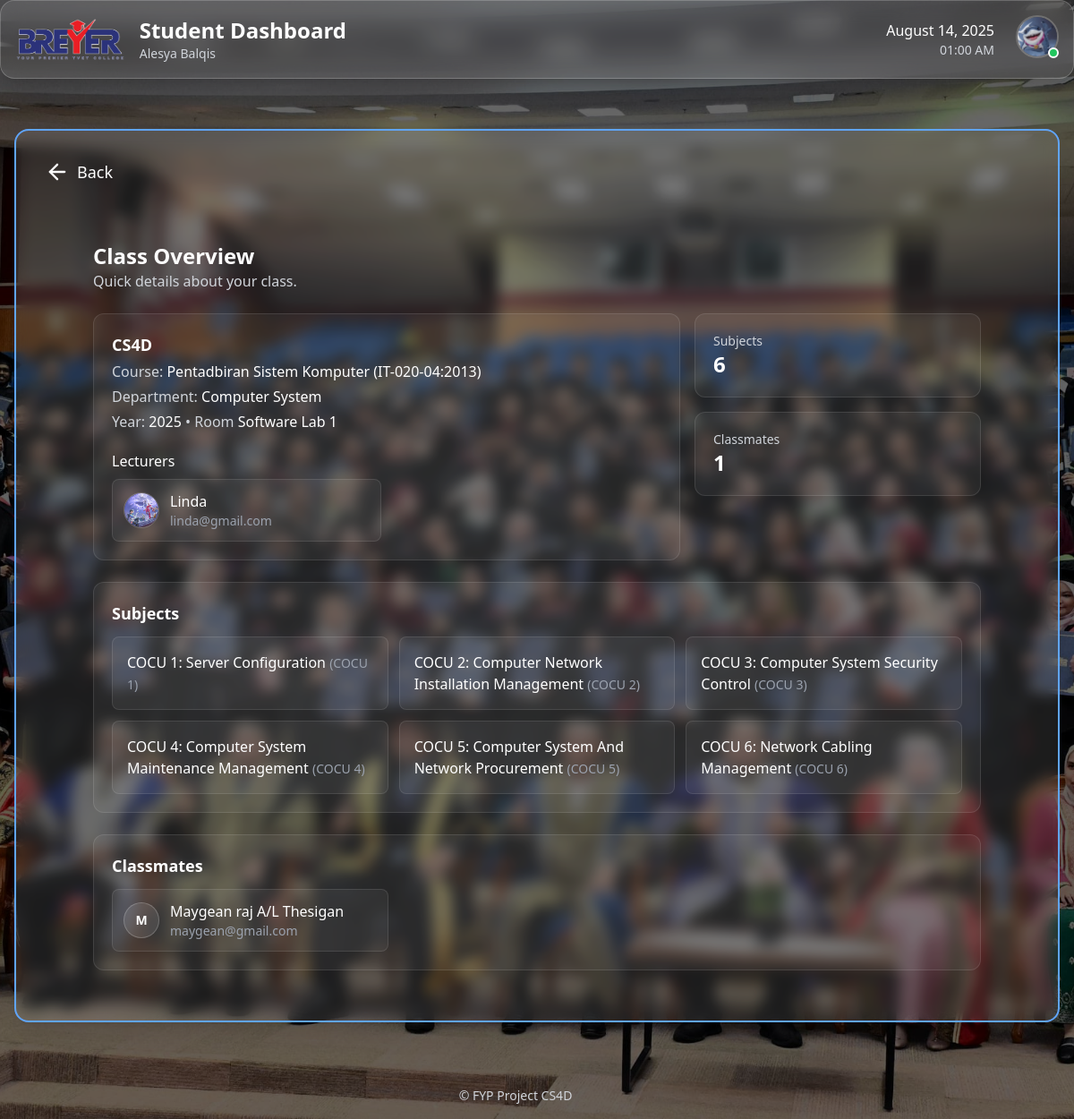
/student/class-overview/ (signed in), run on the app's committed database.
### accounts/models.py (models this page shows, shortened)
class CustomUser(AbstractBaseUser, PermissionsMixin):
    class Role(models.TextChoices):
        STUDENT = 'STUDENT', 'Student'
        LECTURER = 'LECTURER', 'Lecturer'
        ADMIN = 'ADMIN', 'Admin'
    email = models.EmailField(unique=True)
    identity_card_number = models.CharField(
        max_length=20, unique=True, verbose_name="IC/Identity Card No."
    )
    full_name = models.CharField(
        max_length=255, verbose_name="Full Name (as per IC)"
    )
    short_name = models.CharField(
        max_length=64, verbose_name="Short Name", blank=True,
        help_text="E.g. 'Ali', for display in tables/lists"
    )
    role = models.CharField(max_length=20, choices=Role.choices, default=Role.STUDENT)
    phone_number = models.CharField(max_length=20, blank=True, null=True)
    address = models.TextField(blank=True, null=True)
    department = models.ForeignKey(
        Department,
        null=True,
        blank=True,
        on_delete=models.SET_NULL,
        related_name='users'
    )
    profile_picture = models.ImageField(upload_to='profile_pics/', blank=True, null=True)
    is_staff = models.BooleanField(default=False)
    is_active = models.BooleanField(default=True)
    date_joined = models.DateTimeField(default=timezone.now, blank=True, null=True)
    USERNAME_FIELD = 'email'
    REQUIRED_FIELDS = ['identity_card_number', 'full_name', 'short_name']
    objects = CustomUserManager()
    def get_full_name(self):
        return self.full_name

### core/models.py (models this page shows, shortened)
class ClassGroup(models.Model):
    name = models.CharField(max_length=32)
    department = models.ForeignKey(Department, on_delete=models.CASCADE, related_name='classgroups')
    course = models.ForeignKey(Course, on_delete=models.CASCADE, related_name='classgroups')
    year = models.PositiveIntegerField(default=timezone.now().year)
    classroom = models.CharField(max_length=64, blank=True, null=True)
    lecturers = models.ManyToManyField('Lecturer', related_name='classgroups', blank=True)

class Course(models.Model):
    name = models.CharField(max_length=255)
    code = models.CharField(max_length=50, unique=True)
    department = models.ForeignKey(Department, on_delete=models.CASCADE, related_name='courses')
    description = models.TextField(blank=True)

class Department(models.Model):
    name = models.CharField(max_length=100, unique=True)

class Lecturer(models.Model):
    user = models.OneToOneField(settings.AUTH_USER_MODEL, on_delete=models.CASCADE)
    profile_picture = models.ImageField(upload_to='profile_pics/', blank=True, null=True)
    department = models.ForeignKey(Department, on_delete=models.SET_NULL, null=True, related_name='lecturers')
    subjects = models.ManyToManyField(Subject, related_name='lecturers', blank=True)
    phone_number = models.CharField(max_length=20, blank=True, null=True)
    address = models.TextField(blank=True, null=True)

class Subject(models.Model):
    course = models.ForeignKey(Course, on_delete=models.CASCADE, related_name='subjects')
    name = models.CharField(max_length=128)
    code = models.CharField(max_length=32)
    description = models.TextField(blank=True)

class Student(models.Model):
    user = models.OneToOneField(settings.AUTH_USER_MODEL, on_delete=models.CASCADE)
    class_group = models.ForeignKey(ClassGroup, on_delete=models.SET_NULL, null=True, related_name='students')
    parents = models.ManyToManyField(Parent, related_name='children', blank=True)
    profile_picture = models.ImageField(upload_to='profile_pics/', blank=True, null=True)
    date_of_birth = models.DateField(blank=True, null=True)
    address = models.TextField(blank=True, null=True)
    phone_number = models.CharField(max_length=20, blank=True, null=True)
    latest_activity = models.DateTimeField(blank=True, null=True)
    emergency_name = models.CharField("Emergency Contact Name", max_length=255, blank=True)
    emergency_relation = models.CharField("Emergency Contact Relation", max_length=64, blank=True)
    emergency_phone = models.CharField("Emergency Contact Phone", max_length=20, blank=True)

### accounts/decorators.py (the view)
        @login_required
        def _wrapped_view(request, *args, **kwargs):
            if request.user.role != role:
                return HttpResponseForbidden("You are not authorized to view this page.")
            return view_func(request, *args, **kwargs)

### student/templates/student/class_overview.html (shortened to what this page needs)
{% extends "student/base_student.html" %}
{% load static %}
{% block content_inner %}
<div class="max-w-5xl mx-auto px-4 py-8">
  <div class="mb-6">
    <h1 class="text-2xl font-semibold text-white">Class Overview</h1>
    <p class="text-gray-300">Quick details about your class.</p>
  </div>
  <div class="grid grid-cols-1 lg:grid-cols-3 gap-4 mb-6">
    <div class="lg:col-span-2 bg-white/5 border border-white/10 rounded-xl p-5">
      {% if class_group %}
        <div class="flex items-start justify-between gap-4">
          <div class="space-y-1">
            <h2 class="text-lg font-semibold text-white">{{ class_group.name|default:"-" }}</h2>
            <p class="text-gray-300">
              Course:
              <span class="text-white">
                {{ class_group.course.name|default:"-" }}
                {% if class_group.course and class_group.course.code %} ({{ class_group.course.code }}){% endif %}
              </span>
            </p>
            <p class="text-gray-300">Department: <span class="text-white">{{ class_group.department.name|default:"-" }}</span></p>
            <p class="text-gray-300">
              Year: <span class="text-white">{{ class_group.year|default:"-" }}</span>
              {% if class_group.classroom %} • Room <span class="text-white">{{ class_group.classroom }}</span>{% endif %}
            </p>
          </div>
            {% url 'student:classes' as classes_url %}{% if classes_url %}<a href="{{ classes_url }}" class="inline-block px-3 py-1.5 rounded-lg border border-white/20 text-white text-sm hover:bg-white/10">My Classes</a>{% endif %}
            {% url 'student:attendance' as attendance_url %}
            {% url 'student:achievements' as achievements_url %}
        </div>
        <div class="mt-5">
          <h3 class="text-white font-medium mb-2">Lecturers</h3>
          {% with lects=class_group.lecturers.all %}
            {% if lects %}
              <ul class="grid sm:grid-cols-2 gap-3">
                {% for lec in lects %}
                  <li class="bg-white/5 border border-white/10 rounded-lg p-3 flex items-center gap-3">
                    {% if lec.profile_picture %}
                      <img src="{{ lec.profile_picture.url }}" alt="{{ lec.user.get_full_name|default:'Lecturer' }}"
                           class="w-10 h-10 rounded-full object-cover border border-white/20" loading="lazy">
                    {% elif lec.user.profile_picture %}
                      <img src="{{ lec.user.profile_picture.url }}" alt="{{ lec.user.get_full_name|default:'Lecturer' }}"
                           class="w-10 h-10 rounded-full object-cover border border-white/20" loading="lazy">
                    {% else %}
                      <div class="w-10 h-10 rounded-full bg-white/10 grid place-items-center border border-white/20">
                        <span class="text-white text-sm font-semibold">
                          {{ lec.user.get_full_name|default:lec.user.email|slice:":1"|upper }}
                        </span>
                      </div>
                    {% endif %}
                    <div class="flex-1 min-w-0">
                      <div class="text-white font-medium truncate">
                        {{ lec.user.get_full_name|default:"Unnamed Lecturer" }}
                      </div>
                      {% if lec.user.email %}
                        <div class="text-gray-400 text-sm truncate">{{ lec.user.email }}</div>
                      {% endif %}
                    </div>
                  </li>
                {% endfor %}
              </ul>
            {% else %}
              <p class="text-gray-400">No lecturers assigned yet.</p>
            {% endif %}
          {% endwith %}
        </div>
      {% else %}
        <p class="text-gray-400">You’re not assigned to a class yet.</p>
      {% endif %}
    </div>
    <div class="space-y-4">
      <div class="bg-white/5 border border-white/10 rounded-xl p-5">
        <p class="text-gray-300 text-sm">Subjects</p>
        <p class="text-2xl font-semibold text-white">{{ subjects|length|default:0 }}</p>
      </div>
      <div class="bg-white/5 border border-white/10 rounded-xl p-5">
        <p class="text-gray-300 text-sm">Classmates</p>
        <p class="text-2xl font-semibold text-white">{{ classmates|length|default:0 }}</p>
      </div>
    </div>
  </div>
  <div class="bg-white/5 border border-white/10 rounded-xl p-5 mb-6">
    <div class="flex items-center justify-between mb-3">
      <h2 class="text-lg font-semibold text-white">Subjects</h2>
      {% url 'student:classes' as classes_url %}{% if classes_url %}<a href="{{ classes_url }}" class="text-sm text-indigo-300 hover:text-indigo-200 underline">View all</a>{% endif %}
    </div>
    {% if subjects %}
      <div class="grid grid-cols-1 md:grid-cols-2 lg:grid-cols-3 gap-3">
        {% for s in subjects %}
          <div class="bg-white/5 border border-white/10 rounded-lg p-4">
            <p class="text-white">
              {{ s.name }}
              {% if s.code %}<span class="text-gray-400 text-sm">({{ s.code }})</span>{% endif %}
            </p>
          </div>
        {% endfor %}
      </div>
    {% else %}
      <p class="text-gray-400">No subjects found for this class.</p>
    {% endif %}
  </div>
  <div class="bg-white/5 border border-white/10 rounded-xl p-5">
    <div class="flex items-center justify-between mb-3">
      <h2 class="text-lg font-semibold text-white">Classmates</h2>
      {% url 'student:classes' as classes_url %}{% if classes_url %}<a href="{{ classes_url }}" class="text-sm text-indigo-300 hover:text-indigo-200 underline">View all</a>{% endif %}
    </div>
    {% if classmates %}
      <ul class="grid sm:grid-cols-2 lg:grid-cols-3 gap-3">
        {% for s in classmates|slice:":9" %}
          <li class="bg-white/5 border border-white/10 rounded-lg p-3 flex items-center gap-3">
            {% if s.profile_picture %}
              <img src="{{ s.profile_picture.url }}" alt="{{ s.user.get_full_name|default:'Student' }}"
                   class="w-10 h-10 rounded-full object-cover border border-white/20" loading="lazy">
            {% elif s.user.profile_picture %}
              <img src="{{ s.user.profile_picture.url }}" alt="{{ s.user.get_full_name|default:'Student' }}"
                   class="w-10 h-10 rounded-full object-cover border border-white/20" loading="lazy">
            {% else %}
              <div class="w-10 h-10 rounded-full bg-white/10 grid place-items-center border border-white/20">
                <span class="text-white text-sm font-semibold">
                  {{ s.user.get_full_name|default:s.user.email|slice:":1"|upper }}
                </span>
              </div>
            {% endif %}
            <div class="flex-1 min-w-0">
              <div class="text-white font-medium truncate">
                {{ s.user.get_full_name|default:"Unnamed Student" }}
              </div>
              <div class="text-gray-400 text-sm truncate">{{ s.user.email }}</div>
            </div>
          </li>
        {% endfor %}
      </ul>
    {% else %}
      <p class="text-gray-400">No classmates to show.</p>
    {% endif %}
  </div>
</div>
{% endblock %}

### templates/partials/_topbar.html (shortened to what this page needs)
{% load static %}
{% block content %}
<div class="relative z-[9999] bg-white/10 dark:bg-white/5 backdrop-blur-md rounded-2xl p-4 border border-white/20 dark:border-white/10 shadow-xl mb-8">
  <div class="flex justify-between items-center">
    <div class="flex items-center space-x-4">
      <img src="{% static 'images/breyer.jpg' %}" alt="Breyer Logo" class="h-12 w-auto">
      <div>
        <a href="{% url 'dashboard:main_dashboard' %}" class="text-2xl font-bold text-white hover:text-blue-400 transition">
          {% if request.user.role == 'ADMIN' %}
            Admin Dashboard
          {% elif request.user.role == 'LECTURER' %}
            Lecturer Dashboard
          {% elif request.user.role == 'STUDENT' %}
            Student Dashboard
          {% else %}
            Dashboard
          {% endif %}
        </a>
        <p class="text-gray-300 text-sm">{{ request.user.get_full_name|default:request.user.email }}</p>
      </div>
    </div>
    <div class="flex items-center space-x-6">
      <div class="text-right">
        <p class="text-white font-medium" id="current-date"></p>
        <p class="text-gray-300 text-sm" id="current-time"></p>
      </div>
      <div class="relative z-[99999]">
        <button id="profile-btn" onclick="toggleProfileMenu(event)" class="relative group focus:outline-none">
          {% if request.user.profile_picture %}
            <img src="{{ request.user.profile_picture.url }}" alt="Profile Picture"
                 class="w-12 h-12 rounded-full object-cover border-2 border-white/20 group-hover:border-blue-400 transition-colors">
          {% endif %}
          <div class="absolute bottom-0 right-0 w-3 h-3 bg-green-500 rounded-full border-2 border-white"></div>
        </button>
      </div>
    </div>
  </div>
</div>
{% endblock %}

### data on the page
CustomUser: user.get_full_name "Alesya Balqis", user.profile_picture (picture)
ClassGroup: name "CS4D", course.name "Pentadbiran Sistem Komputer", course.code "IT-020-04:2013", department.name "Computer System", year "2025", classroom "Software Lab 1"
Lecturer: user.profile_picture (picture), user.get_full_name "Linda", user.email "linda@gmail.com"
Subject: name "COCU 1: Server Configuration", code "COCU 1"
Subject: name "COCU 2: Computer Network Installation Management", code "COCU 2"
Subject: name "COCU 3: Computer System Security Control", code "COCU 3"
Subject: name "COCU 4: Computer System Maintenance Management", code "COCU 4"
Subject: name "COCU 5: Computer System And Network Procurement", code "COCU 5"
Subject: name "COCU 6: Network Cabling Management", code "COCU 6"
Student: user.get_full_name "M", user.get_full_name "Maygean raj A/L Thesigan", user.email "maygean@gmail.com"

### other printed values
{{ subjects|length|default:0 }} "6"
{{ classmates|length|default:0 }} "1"
